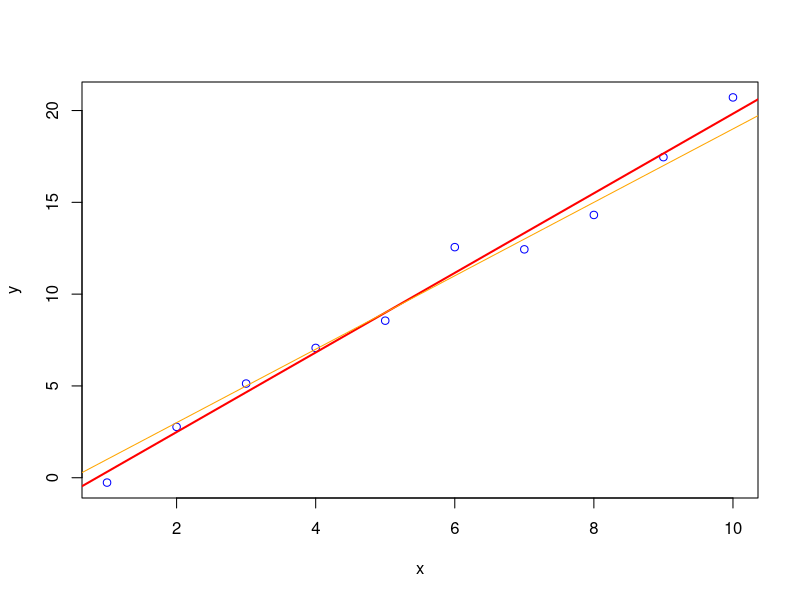
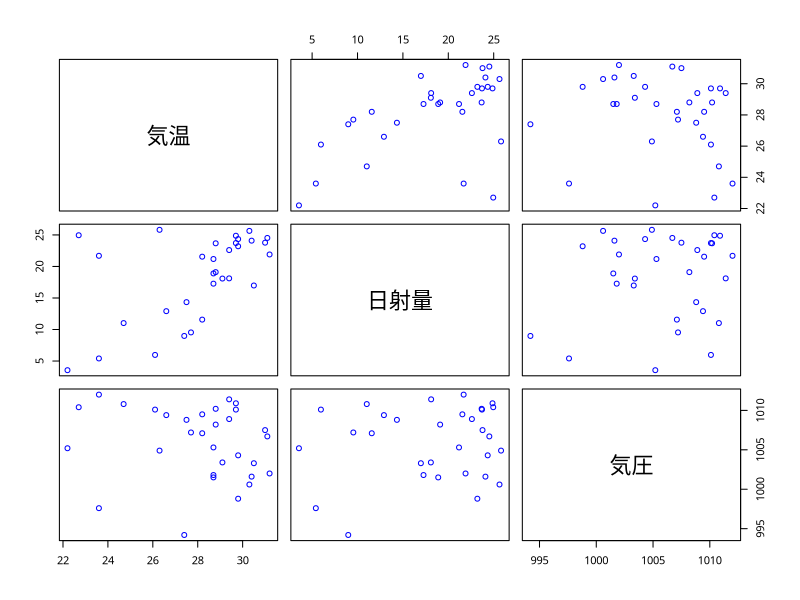
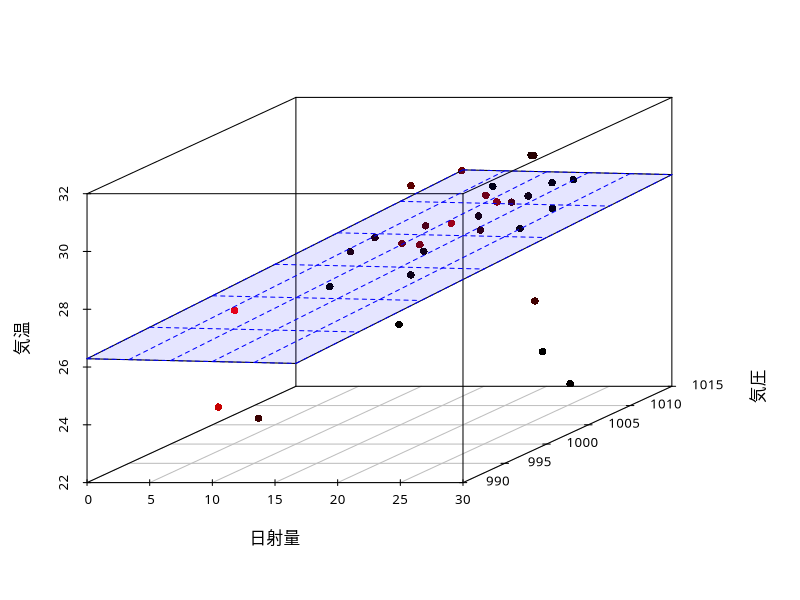

Write the R code that produced these figures, in order.
### 回帰式の推定の例 (関数lm()の使い方)

### 人工データによる単回帰分析
### モデル: y = -1 + 2x
## 人工データの生成
set.seed(123) # 乱数のシード値の設定 (同じ乱数系列を用いて再現する)
x <- c(7, 2, 6, 4, 3, 10, 9, 1, 8, 5) # 説明変数の観測データ
e <- rnorm(length(x))                 # 誤差項
y <- -1 + 2 * x + e                   # 目的変数の観測データ
plot(x, y, col="blue")                # 散布図
## 単回帰分析
(est <- lm(y ~ x)) # 回帰式の推定
## 散布図と回帰直線の描画
abline(est, col="red", lwd=2)  # 回帰式 (y=b[1]+b[2]*x) の描画 
abline(c(-1,2), col="orange", lwd=1) # 真の回帰式の描画 

### 東京都の気候による重回帰分析
### モデル: 8月の"気温"を目的変数，"日射量・気圧"を説明変数とする
rawdata <- read.csv("tokyo-weather.csv",fileEncoding="utf8")
model <- 気温 ~ 日射量 + 気圧        # モデルの定義 
## class(model) # モデルは formula class
(est <- lm(model, data=subset(rawdata,月==8))) # 回帰係数の推定
## (est <- lm(formula = 気温 ~ 風速 + 日射量, data=rawdata))
mydata <- model.frame(est) # 推定に用いたデータフレームの抽出
par(family="HiraginoSans-W4") # 日本語フォントの指定 (MacOSXの例)
plot(mydata, col="blue")   # 散布図
## 散布図と回帰式の定める平面の描画
require(scatterplot3d) # パッケージの読み込み
s3d <- scatterplot3d( 
    mydata[c("日射量","気圧","気温")], # x,y,z の順
    type="p", # plotの種類: "p"点，"l"線，"h"足付き
    pch=16,# 点の種類 (?points 参照)
    angle=30, # xy平面の見る方向 (適宜調整せよ)
    highlight.3d=TRUE # 高さ(z)ごとに色を変える
)
s3d$plane3d(est, col="blue", # 回帰式の定める平面の追加
            draw_polygon=TRUE, # 平面の塗り潰しの設定
            polygon_args=list(col=rgb(0,0,1,0.1))) 
